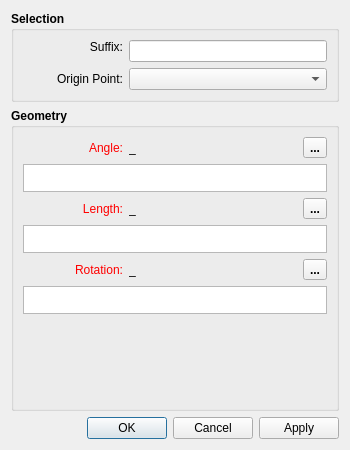
<?xml version="1.0" encoding="UTF-8"?>
<ui version="4.0">
 <class>DialogMove</class>
 <widget class="QDialog" name="DialogMove">
  <property name="geometry">
   <rect>
    <x>0</x>
    <y>0</y>
    <width>350</width>
    <height>450</height>
   </rect>
  </property>
  <property name="minimumSize">
   <size>
    <width>270</width>
    <height>450</height>
   </size>
  </property>
  <property name="windowTitle">
   <string>Move</string>
  </property>
  <property name="windowIcon">
   <iconset resource="../../../vmisc/share/resources/icon.qrc">
    <normaloff>:/icon/64x64/icon64x64.png</normaloff>:/icon/64x64/icon64x64.png</iconset>
  </property>
  <property name="modal">
   <bool>true</bool>
  </property>
  <layout class="QVBoxLayout" name="verticalLayout_2">
   <item>
    <widget class="QGroupBox" name="groupBox">
     <property name="sizePolicy">
      <sizepolicy hsizetype="Expanding" vsizetype="Preferred">
       <horstretch>0</horstretch>
       <verstretch>0</verstretch>
      </sizepolicy>
     </property>
     <property name="minimumSize">
      <size>
       <width>0</width>
       <height>0</height>
      </size>
     </property>
     <property name="maximumSize">
      <size>
       <width>16777215</width>
       <height>16777215</height>
      </size>
     </property>
     <property name="font">
      <font>
       <pointsize>9</pointsize>
       <bold>true</bold>
      </font>
     </property>
     <property name="title">
      <string>Selection</string>
     </property>
     <layout class="QFormLayout" name="formLayout">
      <item row="0" column="0">
       <widget class="QLabel" name="suffix_Label">
        <property name="sizePolicy">
         <sizepolicy hsizetype="Preferred" vsizetype="Fixed">
          <horstretch>0</horstretch>
          <verstretch>0</verstretch>
         </sizepolicy>
        </property>
        <property name="minimumSize">
         <size>
          <width>100</width>
          <height>0</height>
         </size>
        </property>
        <property name="maximumSize">
         <size>
          <width>16777215</width>
          <height>16777215</height>
         </size>
        </property>
        <property name="font">
         <font>
          <pointsize>9</pointsize>
          <bold>false</bold>
         </font>
        </property>
        <property name="text">
         <string>Suffix:</string>
        </property>
        <property name="alignment">
         <set>Qt::AlignRight|Qt::AlignTrailing|Qt::AlignVCenter</set>
        </property>
       </widget>
      </item>
      <item row="0" column="1">
       <widget class="QLineEdit" name="suffix_LineEdit">
        <property name="sizePolicy">
         <sizepolicy hsizetype="Expanding" vsizetype="Fixed">
          <horstretch>0</horstretch>
          <verstretch>0</verstretch>
         </sizepolicy>
        </property>
        <property name="minimumSize">
         <size>
          <width>80</width>
          <height>0</height>
         </size>
        </property>
        <property name="font">
         <font>
          <pointsize>9</pointsize>
          <bold>false</bold>
         </font>
        </property>
       </widget>
      </item>
      <item row="1" column="0">
       <widget class="QLabel" name="rotationPoint_Label">
        <property name="minimumSize">
         <size>
          <width>100</width>
          <height>0</height>
         </size>
        </property>
        <property name="font">
         <font>
          <pointsize>9</pointsize>
          <bold>false</bold>
         </font>
        </property>
        <property name="text">
         <string>Origin Point:</string>
        </property>
        <property name="alignment">
         <set>Qt::AlignRight|Qt::AlignTrailing|Qt::AlignVCenter</set>
        </property>
       </widget>
      </item>
      <item row="1" column="1">
       <widget class="QComboBox" name="rotationPoint_ComboBox">
        <property name="sizePolicy">
         <sizepolicy hsizetype="Expanding" vsizetype="Fixed">
          <horstretch>0</horstretch>
          <verstretch>0</verstretch>
         </sizepolicy>
        </property>
        <property name="minimumSize">
         <size>
          <width>80</width>
          <height>0</height>
         </size>
        </property>
        <property name="font">
         <font>
          <pointsize>9</pointsize>
          <bold>false</bold>
         </font>
        </property>
       </widget>
      </item>
     </layout>
    </widget>
   </item>
   <item>
    <widget class="QGroupBox" name="groupBox_2">
     <property name="sizePolicy">
      <sizepolicy hsizetype="Expanding" vsizetype="Preferred">
       <horstretch>0</horstretch>
       <verstretch>0</verstretch>
      </sizepolicy>
     </property>
     <property name="minimumSize">
      <size>
       <width>0</width>
       <height>0</height>
      </size>
     </property>
     <property name="font">
      <font>
       <pointsize>9</pointsize>
       <bold>true</bold>
      </font>
     </property>
     <property name="title">
      <string>Geometry</string>
     </property>
     <layout class="QVBoxLayout" name="verticalLayout">
      <item>
       <layout class="QHBoxLayout" name="horizontalLayout" stretch="1,1,1,0">
        <item alignment="Qt::AlignLeft">
         <widget class="QLabel" name="editAngle_Label">
          <property name="sizePolicy">
           <sizepolicy hsizetype="Preferred" vsizetype="Preferred">
            <horstretch>0</horstretch>
            <verstretch>0</verstretch>
           </sizepolicy>
          </property>
          <property name="minimumSize">
           <size>
            <width>100</width>
            <height>0</height>
           </size>
          </property>
          <property name="palette">
           <palette>
            <active>
             <colorrole role="WindowText">
              <brush brushstyle="SolidPattern">
               <color alpha="255">
                <red>255</red>
                <green>0</green>
                <blue>0</blue>
               </color>
              </brush>
             </colorrole>
            </active>
            <inactive>
             <colorrole role="WindowText">
              <brush brushstyle="SolidPattern">
               <color alpha="255">
                <red>255</red>
                <green>0</green>
                <blue>0</blue>
               </color>
              </brush>
             </colorrole>
            </inactive>
            <disabled>
             <colorrole role="WindowText">
              <brush brushstyle="SolidPattern">
               <color alpha="255">
                <red>159</red>
                <green>158</green>
                <blue>158</blue>
               </color>
              </brush>
             </colorrole>
            </disabled>
           </palette>
          </property>
          <property name="font">
           <font>
            <pointsize>9</pointsize>
            <bold>false</bold>
           </font>
          </property>
          <property name="text">
           <string>Angle:</string>
          </property>
          <property name="alignment">
           <set>Qt::AlignRight|Qt::AlignTrailing|Qt::AlignVCenter</set>
          </property>
         </widget>
        </item>
        <item>
         <widget class="QLabel" name="angleResult_Label">
          <property name="sizePolicy">
           <sizepolicy hsizetype="Fixed" vsizetype="Preferred">
            <horstretch>0</horstretch>
            <verstretch>0</verstretch>
           </sizepolicy>
          </property>
          <property name="minimumSize">
           <size>
            <width>85</width>
            <height>0</height>
           </size>
          </property>
          <property name="font">
           <font>
            <pointsize>9</pointsize>
            <bold>false</bold>
           </font>
          </property>
          <property name="toolTip">
           <string>Value</string>
          </property>
          <property name="text">
           <string notr="true">_</string>
          </property>
         </widget>
        </item>
        <item>
         <spacer name="horizontalSpacer">
          <property name="orientation">
           <enum>Qt::Horizontal</enum>
          </property>
          <property name="sizeHint" stdset="0">
           <size>
            <width>10</width>
            <height>20</height>
           </size>
          </property>
         </spacer>
        </item>
        <item alignment="Qt::AlignRight">
         <widget class="QToolButton" name="angleFormula_ToolButton">
          <property name="toolTip">
           <string>Formula wizard</string>
          </property>
          <property name="text">
           <string notr="true">...</string>
          </property>
          <property name="icon">
           <iconset resource="../../../vmisc/share/resources/icon.qrc">
            <normaloff>:/tsvg/seamly/fx.tsvg</normaloff>:/tsvg/seamly/fx.tsvg</iconset>
          </property>
          <property name="iconSize">
           <size>
            <width>20</width>
            <height>20</height>
           </size>
          </property>
         </widget>
        </item>
       </layout>
      </item>
      <item>
       <widget class="ExpandingTextEdit" name="angle_PlainTextEdit">
        <property name="sizePolicy">
         <sizepolicy hsizetype="Expanding" vsizetype="Preferred">
          <horstretch>0</horstretch>
          <verstretch>0</verstretch>
         </sizepolicy>
        </property>
        <property name="minimumSize">
         <size>
          <width>0</width>
          <height>0</height>
         </size>
        </property>
        <property name="maximumSize">
         <size>
          <width>16777215</width>
          <height>28</height>
         </size>
        </property>
        <property name="font">
         <font>
          <pointsize>9</pointsize>
          <bold>false</bold>
         </font>
        </property>
        <property name="tabChangesFocus">
         <bool>true</bool>
        </property>
       </widget>
      </item>
      <item>
       <layout class="QHBoxLayout" name="horizontalLayout_2" stretch="1,1,1,0">
        <item alignment="Qt::AlignLeft">
         <widget class="QLabel" name="editLength_Label">
          <property name="sizePolicy">
           <sizepolicy hsizetype="Preferred" vsizetype="Preferred">
            <horstretch>0</horstretch>
            <verstretch>0</verstretch>
           </sizepolicy>
          </property>
          <property name="minimumSize">
           <size>
            <width>100</width>
            <height>0</height>
           </size>
          </property>
          <property name="palette">
           <palette>
            <active>
             <colorrole role="WindowText">
              <brush brushstyle="SolidPattern">
               <color alpha="255">
                <red>255</red>
                <green>0</green>
                <blue>0</blue>
               </color>
              </brush>
             </colorrole>
            </active>
            <inactive>
             <colorrole role="WindowText">
              <brush brushstyle="SolidPattern">
               <color alpha="255">
                <red>255</red>
                <green>0</green>
                <blue>0</blue>
               </color>
              </brush>
             </colorrole>
            </inactive>
            <disabled>
             <colorrole role="WindowText">
              <brush brushstyle="SolidPattern">
               <color alpha="255">
                <red>159</red>
                <green>158</green>
                <blue>158</blue>
               </color>
              </brush>
             </colorrole>
            </disabled>
           </palette>
          </property>
          <property name="font">
           <font>
            <pointsize>9</pointsize>
            <bold>false</bold>
           </font>
          </property>
          <property name="text">
           <string>Length:</string>
          </property>
          <property name="alignment">
           <set>Qt::AlignRight|Qt::AlignTrailing|Qt::AlignVCenter</set>
          </property>
         </widget>
        </item>
        <item>
         <widget class="QLabel" name="lengthResult_Label">
          <property name="sizePolicy">
           <sizepolicy hsizetype="Fixed" vsizetype="Preferred">
            <horstretch>0</horstretch>
            <verstretch>0</verstretch>
           </sizepolicy>
          </property>
          <property name="minimumSize">
           <size>
            <width>85</width>
            <height>0</height>
           </size>
          </property>
          <property name="font">
           <font>
            <pointsize>9</pointsize>
            <bold>false</bold>
           </font>
          </property>
          <property name="toolTip">
           <string>Value</string>
          </property>
          <property name="text">
           <string notr="true">_</string>
          </property>
         </widget>
        </item>
        <item>
         <spacer name="horizontalSpacer_2">
          <property name="orientation">
           <enum>Qt::Horizontal</enum>
          </property>
          <property name="sizeHint" stdset="0">
           <size>
            <width>10</width>
            <height>20</height>
           </size>
          </property>
         </spacer>
        </item>
        <item alignment="Qt::AlignRight">
         <widget class="QToolButton" name="lengthFormula_ToolButton">
          <property name="toolTip">
           <string>Formula wizard</string>
          </property>
          <property name="text">
           <string notr="true">...</string>
          </property>
          <property name="icon">
           <iconset resource="../../../vmisc/share/resources/icon.qrc">
            <normaloff>:/tsvg/seamly/fx.tsvg</normaloff>:/tsvg/seamly/fx.tsvg</iconset>
          </property>
          <property name="iconSize">
           <size>
            <width>20</width>
            <height>20</height>
           </size>
          </property>
         </widget>
        </item>
       </layout>
      </item>
      <item>
       <widget class="ExpandingTextEdit" name="length_PlainTextEdit">
        <property name="sizePolicy">
         <sizepolicy hsizetype="Expanding" vsizetype="Preferred">
          <horstretch>0</horstretch>
          <verstretch>0</verstretch>
         </sizepolicy>
        </property>
        <property name="minimumSize">
         <size>
          <width>0</width>
          <height>0</height>
         </size>
        </property>
        <property name="maximumSize">
         <size>
          <width>16777215</width>
          <height>28</height>
         </size>
        </property>
        <property name="font">
         <font>
          <pointsize>9</pointsize>
          <bold>false</bold>
         </font>
        </property>
        <property name="toolTip">
         <string>Calculation</string>
        </property>
        <property name="tabChangesFocus">
         <bool>true</bool>
        </property>
       </widget>
      </item>
      <item>
       <layout class="QHBoxLayout" name="horizontalLayout_5" stretch="1,0,1,0">
        <item alignment="Qt::AlignLeft">
         <widget class="QLabel" name="editRotation_Label">
          <property name="sizePolicy">
           <sizepolicy hsizetype="Preferred" vsizetype="Preferred">
            <horstretch>0</horstretch>
            <verstretch>0</verstretch>
           </sizepolicy>
          </property>
          <property name="minimumSize">
           <size>
            <width>100</width>
            <height>0</height>
           </size>
          </property>
          <property name="palette">
           <palette>
            <active>
             <colorrole role="WindowText">
              <brush brushstyle="SolidPattern">
               <color alpha="255">
                <red>255</red>
                <green>0</green>
                <blue>0</blue>
               </color>
              </brush>
             </colorrole>
            </active>
            <inactive>
             <colorrole role="WindowText">
              <brush brushstyle="SolidPattern">
               <color alpha="255">
                <red>255</red>
                <green>0</green>
                <blue>0</blue>
               </color>
              </brush>
             </colorrole>
            </inactive>
            <disabled>
             <colorrole role="WindowText">
              <brush brushstyle="SolidPattern">
               <color alpha="255">
                <red>159</red>
                <green>158</green>
                <blue>158</blue>
               </color>
              </brush>
             </colorrole>
            </disabled>
           </palette>
          </property>
          <property name="font">
           <font>
            <pointsize>9</pointsize>
            <bold>false</bold>
           </font>
          </property>
          <property name="text">
           <string>Rotation:</string>
          </property>
          <property name="alignment">
           <set>Qt::AlignRight|Qt::AlignTrailing|Qt::AlignVCenter</set>
          </property>
         </widget>
        </item>
        <item>
         <widget class="QLabel" name="rotationResult_Label">
          <property name="sizePolicy">
           <sizepolicy hsizetype="Fixed" vsizetype="Preferred">
            <horstretch>0</horstretch>
            <verstretch>0</verstretch>
           </sizepolicy>
          </property>
          <property name="minimumSize">
           <size>
            <width>85</width>
            <height>0</height>
           </size>
          </property>
          <property name="font">
           <font>
            <pointsize>9</pointsize>
            <bold>false</bold>
           </font>
          </property>
          <property name="toolTip">
           <string>Value</string>
          </property>
          <property name="text">
           <string notr="true">_</string>
          </property>
         </widget>
        </item>
        <item>
         <spacer name="horizontalSpacer_3">
          <property name="orientation">
           <enum>Qt::Horizontal</enum>
          </property>
          <property name="sizeHint" stdset="0">
           <size>
            <width>10</width>
            <height>20</height>
           </size>
          </property>
         </spacer>
        </item>
        <item alignment="Qt::AlignRight">
         <widget class="QToolButton" name="rotationFormula_ToolButton">
          <property name="toolTip">
           <string>Formula wizard</string>
          </property>
          <property name="text">
           <string notr="true">...</string>
          </property>
          <property name="icon">
           <iconset resource="../../../vmisc/share/resources/icon.qrc">
            <normaloff>:/tsvg/seamly/fx.tsvg</normaloff>:/tsvg/seamly/fx.tsvg</iconset>
          </property>
          <property name="iconSize">
           <size>
            <width>20</width>
            <height>20</height>
           </size>
          </property>
         </widget>
        </item>
       </layout>
      </item>
      <item>
       <widget class="ExpandingTextEdit" name="rotation_PlainTextEdit">
        <property name="sizePolicy">
         <sizepolicy hsizetype="Expanding" vsizetype="Preferred">
          <horstretch>0</horstretch>
          <verstretch>0</verstretch>
         </sizepolicy>
        </property>
        <property name="minimumSize">
         <size>
          <width>0</width>
          <height>0</height>
         </size>
        </property>
        <property name="maximumSize">
         <size>
          <width>16777215</width>
          <height>28</height>
         </size>
        </property>
        <property name="font">
         <font>
          <pointsize>9</pointsize>
          <bold>false</bold>
         </font>
        </property>
        <property name="tabChangesFocus">
         <bool>true</bool>
        </property>
       </widget>
      </item>
      <item>
       <spacer name="verticalSpacer_2">
        <property name="orientation">
         <enum>Qt::Vertical</enum>
        </property>
        <property name="sizeHint" stdset="0">
         <size>
          <width>20</width>
          <height>40</height>
         </size>
        </property>
       </spacer>
      </item>
     </layout>
    </widget>
   </item>
   <item>
    <widget class="QDialogButtonBox" name="buttonBox">
     <property name="orientation">
      <enum>Qt::Horizontal</enum>
     </property>
     <property name="standardButtons">
      <set>QDialogButtonBox::Apply|QDialogButtonBox::Cancel|QDialogButtonBox::Ok</set>
     </property>
    </widget>
   </item>
  </layout>
 </widget>
 <customwidgets>
  <customwidget>
   <class>ExpandingTextEdit</class>
   <extends>QPlainTextEdit</extends>
   <header>expandingtextedit.h</header>
  </customwidget>
 </customwidgets>
 <tabstops>
  <tabstop>suffix_LineEdit</tabstop>
  <tabstop>rotationPoint_ComboBox</tabstop>
  <tabstop>angleFormula_ToolButton</tabstop>
  <tabstop>angle_PlainTextEdit</tabstop>
  <tabstop>lengthFormula_ToolButton</tabstop>
  <tabstop>length_PlainTextEdit</tabstop>
  <tabstop>rotationFormula_ToolButton</tabstop>
  <tabstop>rotation_PlainTextEdit</tabstop>
 </tabstops>
 <resources>
  <include location="../../../vmisc/share/resources/icon.qrc"/>
 </resources>
 <connections>
  <connection>
   <sender>buttonBox</sender>
   <signal>accepted()</signal>
   <receiver>DialogMove</receiver>
   <slot>accept()</slot>
   <hints>
    <hint type="sourcelabel">
     <x>248</x>
     <y>254</y>
    </hint>
    <hint type="destinationlabel">
     <x>157</x>
     <y>274</y>
    </hint>
   </hints>
  </connection>
  <connection>
   <sender>buttonBox</sender>
   <signal>rejected()</signal>
   <receiver>DialogMove</receiver>
   <slot>reject()</slot>
   <hints>
    <hint type="sourcelabel">
     <x>316</x>
     <y>260</y>
    </hint>
    <hint type="destinationlabel">
     <x>286</x>
     <y>274</y>
    </hint>
   </hints>
  </connection>
 </connections>
</ui>
